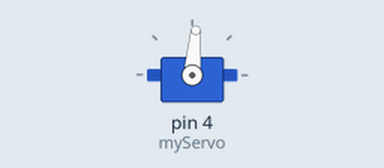
Simulated run of this sketch. Board: Arduino Uno, built with avr-gcc and run on an emulated ATmega328P. Shown: servo.

Above: at 3.05 s.
At 10.95 s:
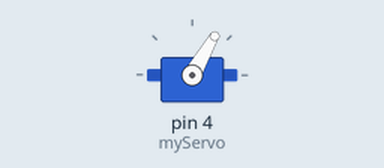
At 18.95 s:
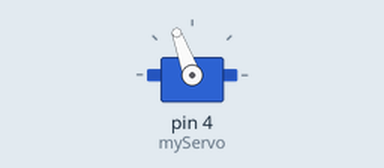
Timing chart, 0 to 23.8 s (numbered marks = the images above):
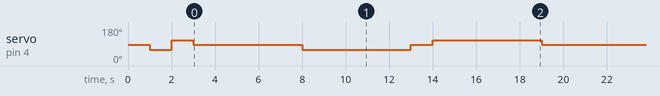

Measured:
- by itself, servo on pin 4 (myServo): 85° → 60° at 1.0 s, → 110° 1.0 s later, → 85° 1.0 s later, → 60° 5.0 s later, … (34 changes in this stretch)

The sketch:

position_checker_servo.ino
```cpp
#include <Servo.h>
Servo myServo;

void setup() {
  // put your setup code here, to run once:
  myServo.attach(4);
  myServo.write(85);
  delay(1000);
  myServo.write(60);
  delay(1000);
  myServo.write(110);
  delay(1000);
}

void loop() {
  // put your main code here, to run repeatedly:

  // for (int i = 120; i >= 50; i--) {
  //   myServo.write(i);
  //   delay(10);
  // }

  // delay(2000);
  // // myServo.write(90);


  // for (int i = 50; i <= 120; i++) {
  //   myServo.write(i);
  //   delay(10);
  // }
  // delay(2000);
  myServo.write(85);
  delay(5000);
  myServo.write(60);
  delay(5000);
  myServo.write(85);
  delay(1000);
  myServo.write(110);
  delay(5000);
}
```
